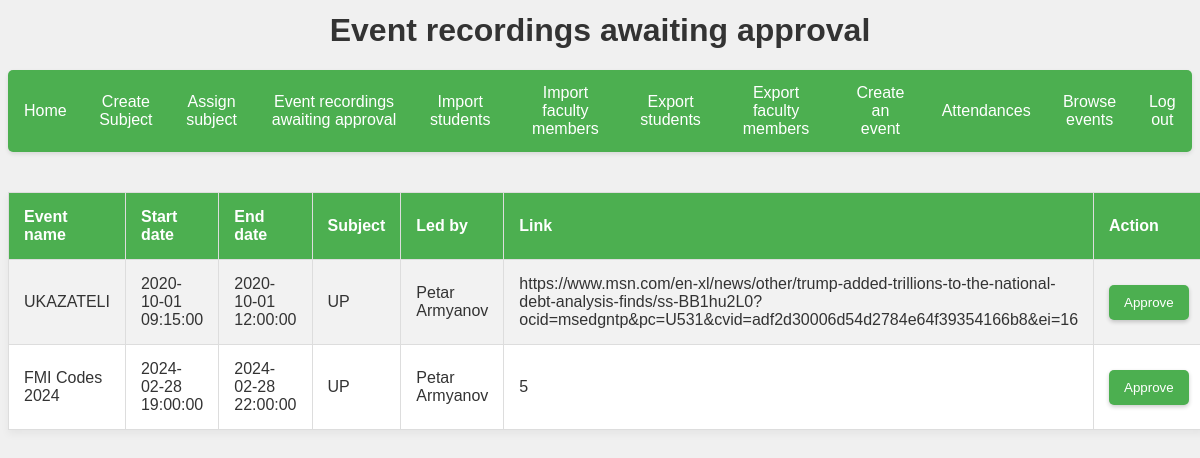
Screenshot of /event-recordings/event_recordings_approval_page.php (signed in) with the database file from the repository.
### tables this page shows
CREATE TABLE `event_recordings` (
  `id` bigint(20) UNSIGNED NOT NULL,
  `event_id` bigint(20) UNSIGNED NOT NULL,
  `link` varchar(255) DEFAULT NULL,
  `is_approved` tinyint(1) DEFAULT NULL
);

CREATE TABLE `events` (
  `id` bigint(20) UNSIGNED NOT NULL,
  `fm_x_subject_id` bigint(20) UNSIGNED NOT NULL,
  `start_date_time` datetime DEFAULT NULL,
  `end_date_time` datetime DEFAULT NULL,
  `event_password` varchar(255) NOT NULL,
  `event_name` varchar(255) DEFAULT NULL
);

CREATE TABLE `subjects` (
  `id` bigint(20) UNSIGNED NOT NULL,
  `name` varchar(255) DEFAULT NULL
);

CREATE TABLE `users` (
  `id` bigint(20) UNSIGNED NOT NULL,
  `names` text NOT NULL,
  `email` text NOT NULL,
  `password` varchar(255) NOT NULL,
  `is_admin` tinyint(1) NOT NULL
);

### event-recordings/event-recordings.php (called while the page is built, shortened)
<?php
class EventRecording
{
    private $connection;
    public function __construct($db)
    {
        $this->connection = $db;
    }
    public function getNotApprovedEventRecordingsdWithDetails()
    {
        $query = "SELECT * FROM  event_recordings
        JOIN events on events.id = event_recordings.event_id
        JOIN fm_x_subject fmx ON events.fm_x_subject_id = fmx.id
        JOIN subjects s ON fmx.subject_id = s.id
        JOIN faculty_members fm ON fmx.fm_id = fm.fm_id
        JOIN users u ON fm.user_id = u.id
        WHERE is_approved=0";
        $statement = $this->connection->prepare($query);
        try {
            $statement->execute();
            $row = $statement->fetchAll(PDO::FETCH_ASSOC);
            return $row;
        } catch (PDOException $e) {
            echo "Error: " . $e->getMessage();
            return null;
        }
    }
}

### event-recordings/event_recordings_approval_page.php (the view, shortened to what this page needs)
<?php
require_once("event-recordings.php");
$db = new Db();
$connection = $db->getConnection();
$eventRecording = new EventRecording($connection);
$notApprovedRecordings = $eventRecording->getNotApprovedEventRecordingsdWithDetails();
?>
<!DOCTYPE html>
<html lang="en">
<head>
    <link rel="stylesheet" type="text/css" href="../styles/common.css">
    <link rel="stylesheet" type="text/css" href="../styles/subjects.css">
    <link rel="stylesheet" type="text/css" href="../styles/navbar.css" />
</head>
<body>
    <h1>Event recordings awaiting approval</h1>
    <?php include_once("../navbar/navbar.php"); ?>
    <?php
    if ($notApprovedRecordings) {
    ?>
        <table>
            <thead>
                <tr>
                    <th>Event name</th>
                    <th>Start date</th>
                    <th>End date</th>
                    <th>Subject</th>
                    <th>Led by</th>
                    <th>Link</th>
                    <th>Action</th>
                </tr>
            </thead>
            <tbody>
                <?php
                foreach ($notApprovedRecordings as $row) {
                    echo "<tr>";
                    echo "<td>{$row['event_name']}</td>";
                    echo "<td>{$row['start_date_time']}</td>";
                    echo "<td>{$row['end_date_time']}</td>";
                    echo "<td>{$row['name']}</td>";
                    echo "<td>{$row['names']}</td>";
                    echo "<td>{$row['link']}</td>";
                    echo "<td><button onclick=\"approveRecording({$row['event_id']}, '{$row['link']}')\" class='common-button'>Approve</button></td>";
                    echo "</tr>";
                }
                ?>
            </tbody>
        </table>
    <?php
    } else {
        echo '<p class="no-results">No event recordings awaiting approval available.</p>';
    }
    ?>
</body>
</html>

### styles/common.css (style rules this page uses)
.common-button { display: inline-block; padding: 10px 15px; background-color: #4CAF50; color: white; text-decoration: none; border: none; border-radius: 5px; cursor: pointer; font-family: 'Lucida Sans', sans-serif; transition: background-color 0.3s, box-shadow 0.3s; box-shadow: 0 2px 4px rgba(0, 0, 0, 0.2); }
body { background-color: #f0f0f0; font-family: 'Lucida Sans', sans-serif; color: #333; }
h1 { color: #333; text-align: center; margin-top:1%; }

### styles/subjects.css (style rules this page uses)
table { width: 80%; margin: 40px auto; border-collapse: collapse; box-shadow: 0 4px 8px rgba(0, 0, 0, 0.05); background-color: #fff; }
th, td { padding: 15px; border: 1px solid #ddd; text-align: left; }
th { background-color: #4CAF50; color: #fff; }
tbody tr:nth-child(odd) { background-color: #f2f2f2; }

### rows the page displays
event_recordings: event.event_name "UKAZATELI", event.start_date_time "2020-10-01 09:15:00", event.end_date_time "2020-10-01 12:00:00", subjects.name "UP", users.names "Petar Armyanov", link "https://www.msn.com/en-xl/news/other/trump-added-trillions-to-the-national-debt-analysis-finds/ss-BB1hu2L0?ocid=msedgntp&pc=U531&cvid=adf2d30006d54d2784e64f39354166b8&ei=16"
event_recordings: event.event_name "FMI Codes 2024", event.start_date_time "2024-02-28 19:00:00", event.end_date_time "2024-02-28 22:00:00", subjects.name "UP", users.names "Petar Armyanov", link "5"
